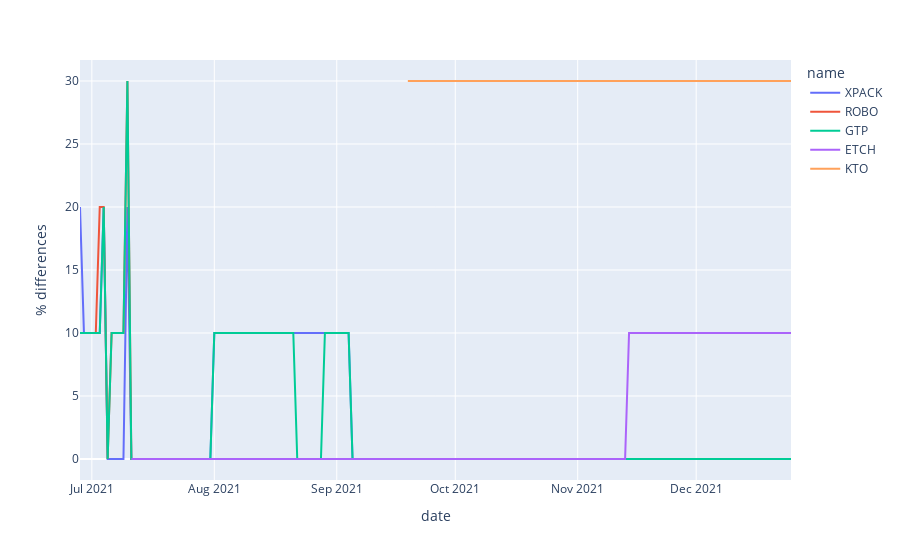

The code cell stored with this chart in its notebook:
### Code cell
fig = px.line(df_join, x='date', y='% differences', color='name')
fig.show()

### Figure 1 — Plotly figure (JSON) as saved in the notebook; plotly's stock layout.template omitted (floating-point values rounded to 4 significant figures; data arrays with more than 128 entries replaced by an {"elided": "..."} marker saying what was removed)
{"data": [{"hovertemplate": "name=XPACK<br>date=%{x}<br>% differences=%{y}<extra></extra>", "legendgroup": "XPACK", "line": {"color": "#636efa", "dash": "solid"}, "mode": "lines", "name": "XPACK", "orientation": "v", "showlegend": true, "type": "scatter", "x": {"elided": "181 str values"}, "xaxis": "x", "y": {"elided": "181 int values"}, "yaxis": "y"}, {"hovertemplate": "name=ROBO<br>date=%{x}<br>% differences=%{y}<extra></extra>", "legendgroup": "ROBO", "line": {"color": "#EF553B", "dash": "solid"}, "mode": "lines", "name": "ROBO", "orientation": "v", "showlegend": true, "type": "scatter", "x": {"elided": "181 str values"}, "xaxis": "x", "y": {"elided": "181 int values"}, "yaxis": "y"}, {"hovertemplate": "name=GTP<br>date=%{x}<br>% differences=%{y}<extra></extra>", "legendgroup": "GTP", "line": {"color": "#00cc96", "dash": "solid"}, "mode": "lines", "name": "GTP", "orientation": "v", "showlegend": true, "type": "scatter", "x": {"elided": "181 str values"}, "xaxis": "x", "y": {"elided": "181 int values"}, "yaxis": "y"}, {"hovertemplate": "name=ETCH<br>date=%{x}<br>% differences=%{y}<extra></extra>", "legendgroup": "ETCH", "line": {"color": "#ab63fa", "dash": "solid"}, "mode": "lines", "name": "ETCH", "orientation": "v", "showlegend": true, "type": "scatter", "x": {"elided": "168 str values"}, "xaxis": "x", "y": {"elided": "168 int values"}, "yaxis": "y"}, {"hovertemplate": "name=KTO<br>date=%{x}<br>% differences=%{y}<extra></extra>", "legendgroup": "KTO", "line": {"color": "#FFA15A", "dash": "solid"}, "mode": "lines", "name": "KTO", "orientation": "v", "showlegend": true, "type": "scatter", "x": ["2021-09-19T00:00:00", "2021-09-20T00:00:00", "2021-09-21T00:00:00", "2021-09-22T00:00:00", "2021-09-23T00:00:00", "2021-09-24T00:00:00", "2021-09-25T00:00:00", "2021-09-26T00:00:00", "2021-09-27T00:00:00", "2021-09-28T00:00:00", "2021-09-29T00:00:00", "2021-09-30T00:00:00", "2021-10-01T00:00:00", "2021-10-02T00:00:00", "2021-10-03T00:00:00", "2021-10-04T00:00:00", "2021-10-05T00:00:00", "2021-10-06T00:00:00", "2021-10-07T00:00:00", "2021-10-08T00:00:00", "2021-10-09T00:00:00", "2021-10-10T00:00:00", "2021-10-11T00:00:00", "2021-10-12T00:00:00", "2021-10-13T00:00:00", "2021-10-14T00:00:00", "2021-10-15T00:00:00", "2021-10-16T00:00:00", "2021-10-17T00:00:00", "2021-10-18T00:00:00", "2021-10-19T00:00:00", "2021-10-20T00:00:00", "2021-10-21T00:00:00", "2021-10-22T00:00:00", "2021-10-23T00:00:00", "2021-10-24T00:00:00", "2021-10-25T00:00:00", "2021-10-26T00:00:00", "2021-10-27T00:00:00", "2021-10-28T00:00:00", "2021-10-29T00:00:00", "2021-10-30T00:00:00", "2021-10-31T00:00:00", "2021-11-01T00:00:00", "2021-11-02T00:00:00", "2021-11-03T00:00:00", "2021-11-04T00:00:00", "2021-11-05T00:00:00", "2021-11-06T00:00:00", "2021-11-07T00:00:00", "2021-11-08T00:00:00", "2021-11-09T00:00:00", "2021-11-10T00:00:00", "2021-11-11T00:00:00", "2021-11-12T00:00:00", "2021-11-13T00:00:00", "2021-11-14T00:00:00", "2021-11-15T00:00:00", "2021-11-16T00:00:00", "2021-11-17T00:00:00", "2021-11-18T00:00:00", "2021-11-19T00:00:00", "2021-11-20T00:00:00", "2021-11-21T00:00:00", "2021-11-22T00:00:00", "2021-11-23T00:00:00", "2021-11-24T00:00:00", "2021-11-25T00:00:00", "2021-11-26T00:00:00", "2021-11-27T00:00:00", "2021-11-28T00:00:00", "2021-11-29T00:00:00", "2021-11-30T00:00:00", "2021-12-01T00:00:00", "2021-12-02T00:00:00", "2021-12-03T00:00:00", "2021-12-04T00:00:00", "2021-12-05T00:00:00", "2021-12-06T00:00:00", "2021-12-07T00:00:00", "2021-12-08T00:00:00", "2021-12-09T00:00:00", "2021-12-10T00:00:00", "2021-12-11T00:00:00", "2021-12-12T00:00:00", "2021-12-13T00:00:00", "2021-12-14T00:00:00", "2021-12-15T00:00:00", "2021-12-16T00:00:00", "2021-12-17T00:00:00", "2021-12-18T00:00:00", "2021-12-19T00:00:00", "2021-12-20T00:00:00", "2021-12-21T00:00:00", "2021-12-22T00:00:00", "2021-12-23T00:00:00", "2021-12-24T00:00:00", "2021-12-25T00:00:00"], "xaxis": "x", "y": [30, 30, 30, 30, 30, 30, 30, 30, 30, 30, 30, 30, 30, 30, 30, 30, 30, 30, 30, 30, 30, 30, 30, 30, 30, 30, 30, 30, 30, 30, 30, 30, 30, 30, 30, 30, 30, 30, 30, 30, 30, 30, 30, 30, 30, 30, 30, 30, 30, 30, 30, 30, 30, 30, 30, 30, 30, 30, 30, 30, 30, 30, 30, 30, 30, 30, 30, 30, 30, 30, 30, 30, 30, 30, 30, 30, 30, 30, 30, 30, 30, 30, 30, 30, 30, 30, 30, 30, 30, 30, 30, 30, 30, 30, 30, 30, 30, 30], "yaxis": "y"}], "layout": {"legend": {"title": {"text": "name"}, "tracegroupgap": 0}, "margin": {"t": 60}, "xaxis": {"anchor": "y", "domain": [0, 1], "title": {"text": "date"}}, "yaxis": {"anchor": "x", "domain": [0, 1], "title": {"text": "% differences"}}}}
